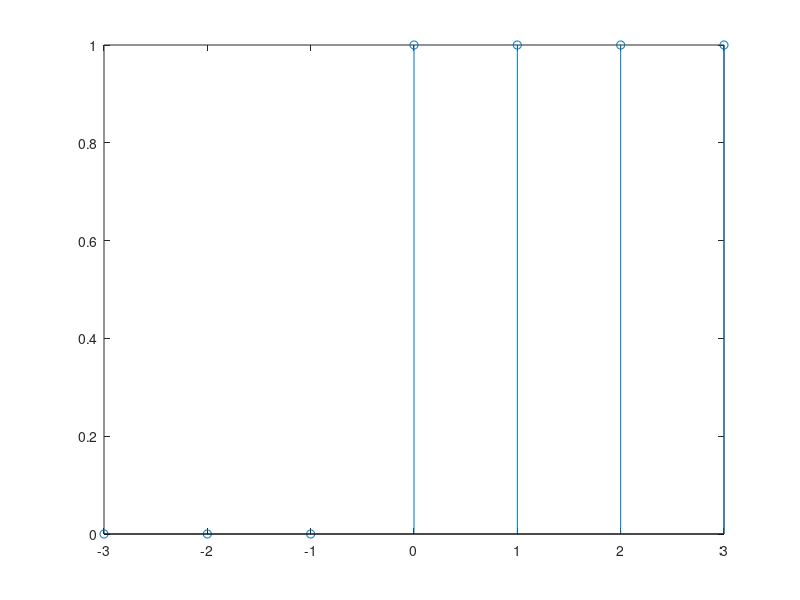

MATLAB code to generate this figure:
n1=-3;
n2=3;
n0=0;%location where unit step starts
function [x,n]=impseq(n0,n1,n2)%function defination 
n=n1:n2;%range
x=[(n-n0)>=0];%using this logical relation all values greater than no will return 1
endfunction
[x,n]=impseq(n0,n1,n2);%functioncall
stem(n,x);%discrete sequence plot
